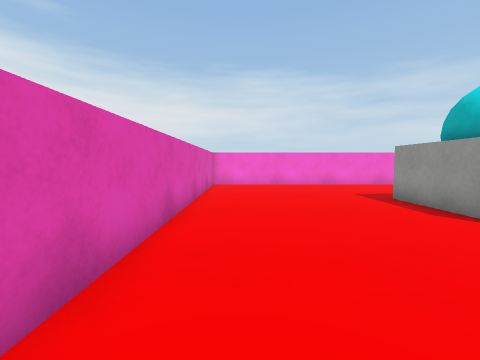
View 1 (above)

15 first-person views from a walk through a 3-D level made in the Unity game engine. The camera is 0.62 m above the floor, tilts 4° down and sees 90° across. The floor is counted in squares, 0.5 m on a side. Each view is taken from the middle of a square. On the plan, view 1 faces up. The plan holds only what a view shows up to about 12 squares ahead; the rest is blank. Surface patterns are stand-ins for the level's own textures.

View 2
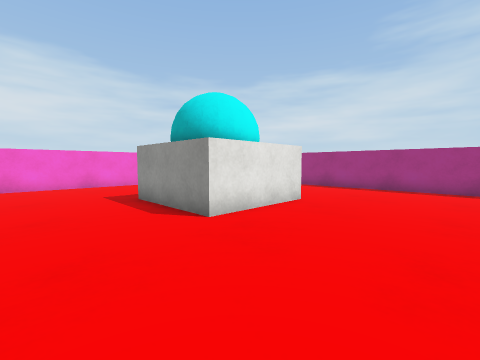

View 3
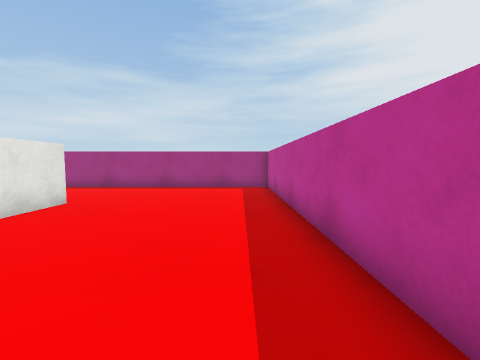

View 4
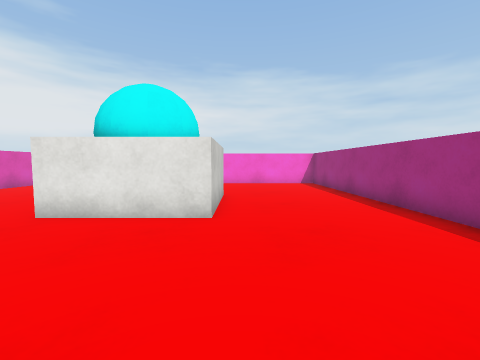

View 5
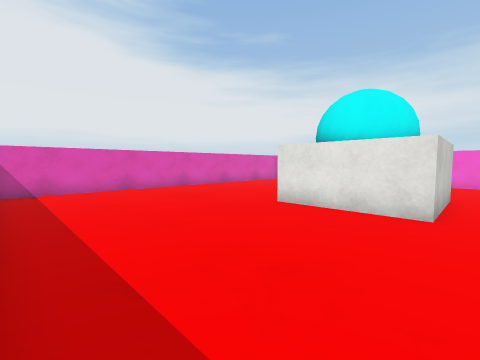

View 6
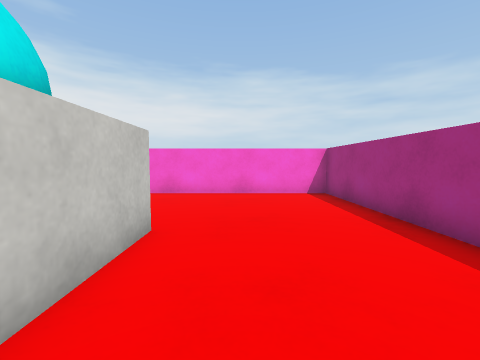

View 7
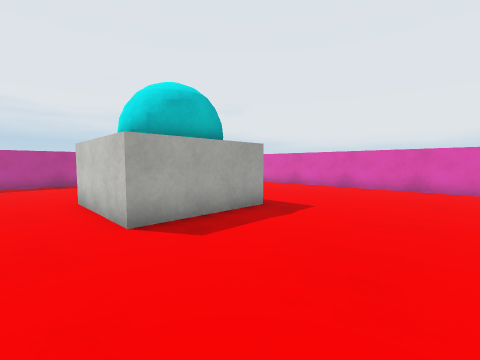

View 8
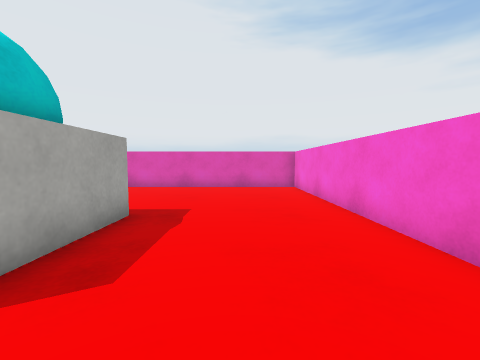

View 9
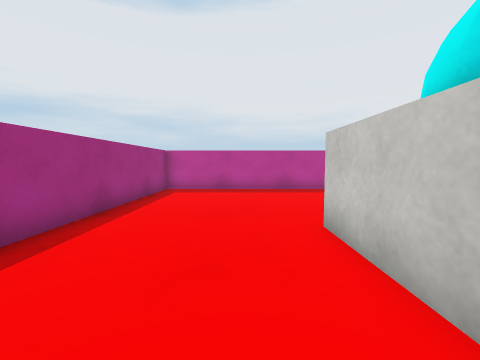

View 10
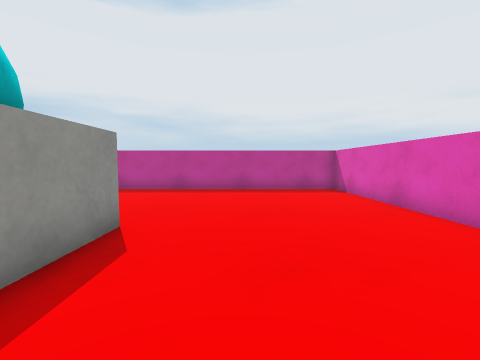

View 11
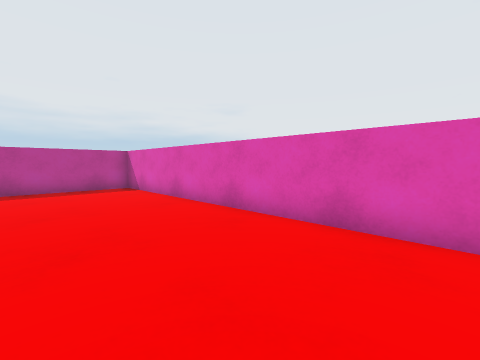

View 12
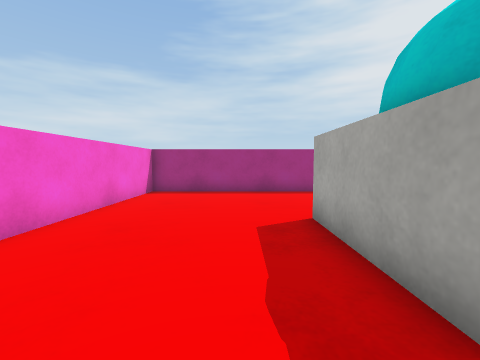

View 13
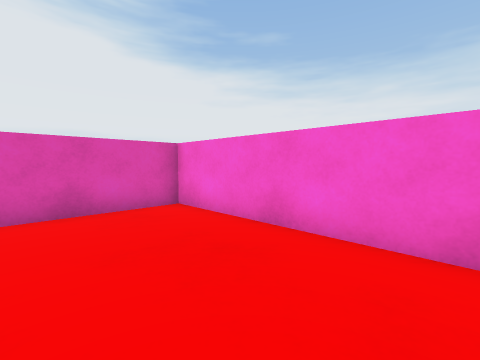

View 14
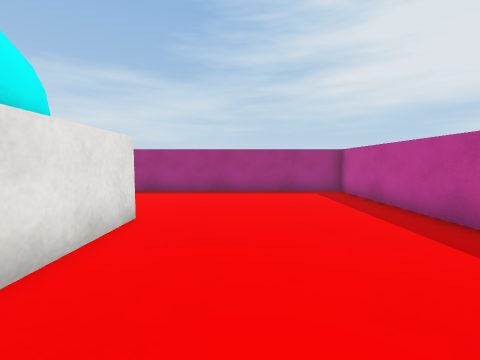

View 15
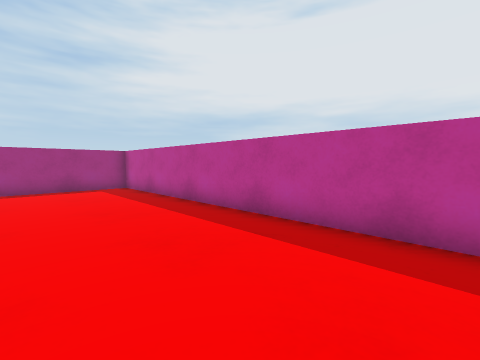

### Floor plan
Key: @ floor where view 1 was taken; # wall or solid block; . floor; ^ raised ledge; O other object.
Columns run from 2 left of view 1 to 15 right of it. Each row starts with its distance up from view 1.
 14 ^#################
 13 ^................#
 12 ^................#
 11 ^................#
 10 ^................#
  9 ^................#
  8 ^......OOOOO.....#
  7 ^......OOOOO.....#
  6 ^......OOOOO.....#
  5 ^......OOOOO.....#
  4 ^.......OOOO.....#
  3 ^................#
  2 ^................#
  1 ^................#
  0 ^.@..............#
 -1 ^................#
 -2 ^................#
 -3 ^^^^^^^^^^^^^^^^^^

Where each view was taken, in squares from view 1:
view 1: 0 up, 0 right, facing up
view 2: 0 up, 2 right, facing up-right
view 3: 1 down, 2 right, facing right
view 4: 1 down, 10 right, facing up
view 5: 2 down, 10 right, facing up-left
view 6: 4 up, 11 right, facing up
view 7: 13 up, 11 right, facing down-left
view 8: 11 up, 11 right, facing left
view 9: 9 up, 11 right, facing down
view 10: 9 up, 3 right, facing down
view 11: 10 up, 3 right, facing down-left
view 12: 10 up, 4 right, facing right
view 13: 10 up, 5 right, facing up-left
view 14: 2 up, 4 right, facing right
view 15: 2 up, 2 right, facing down-right
